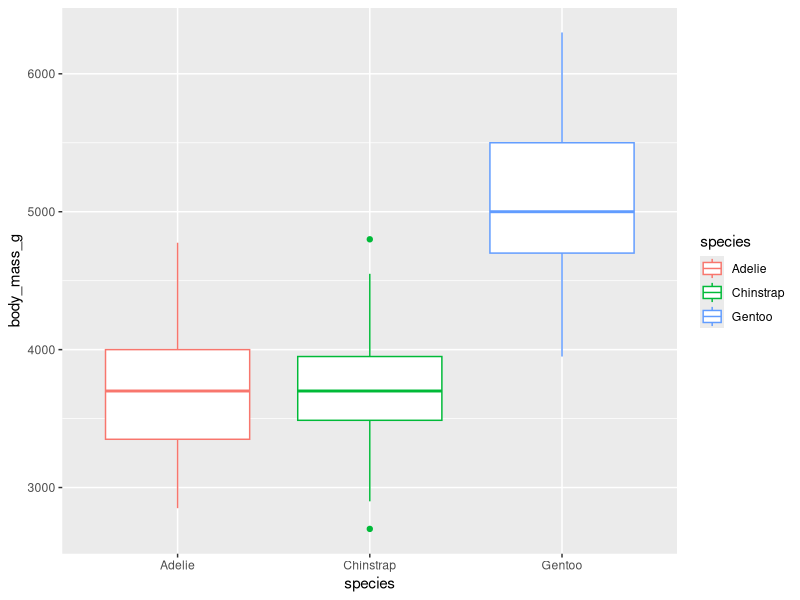
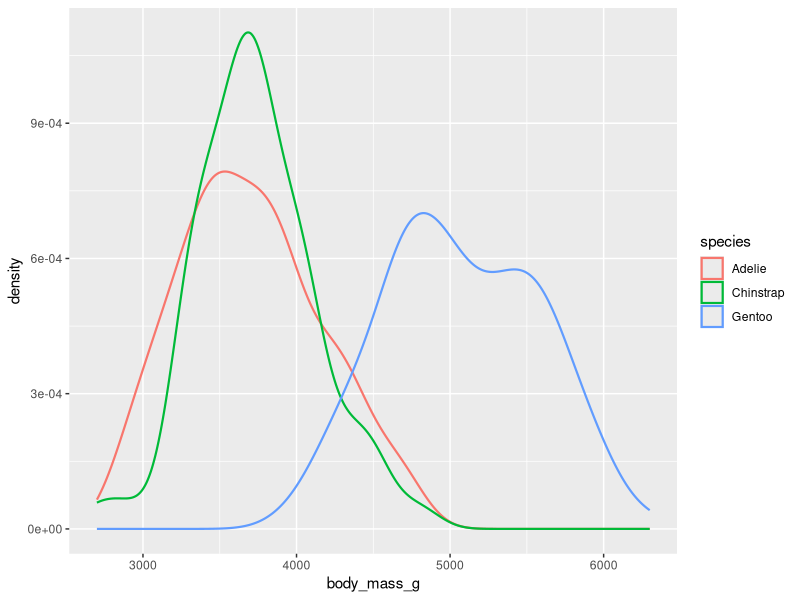
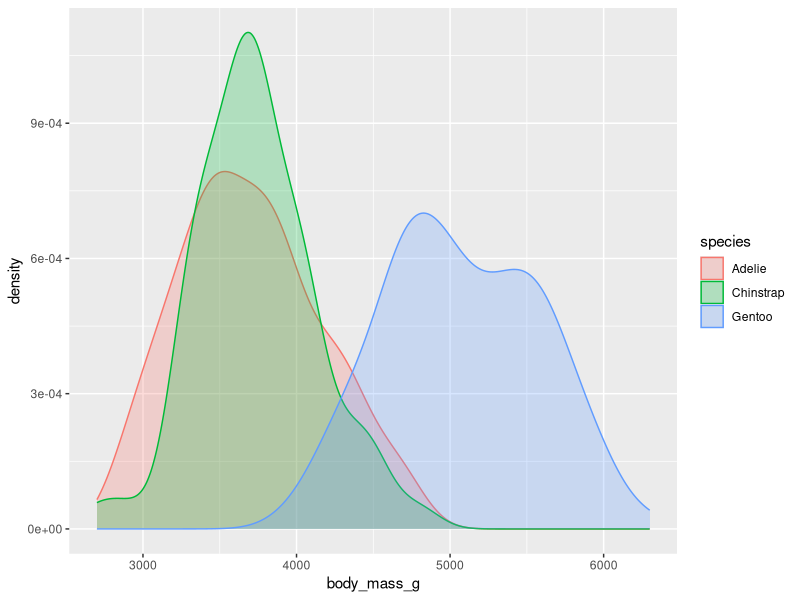
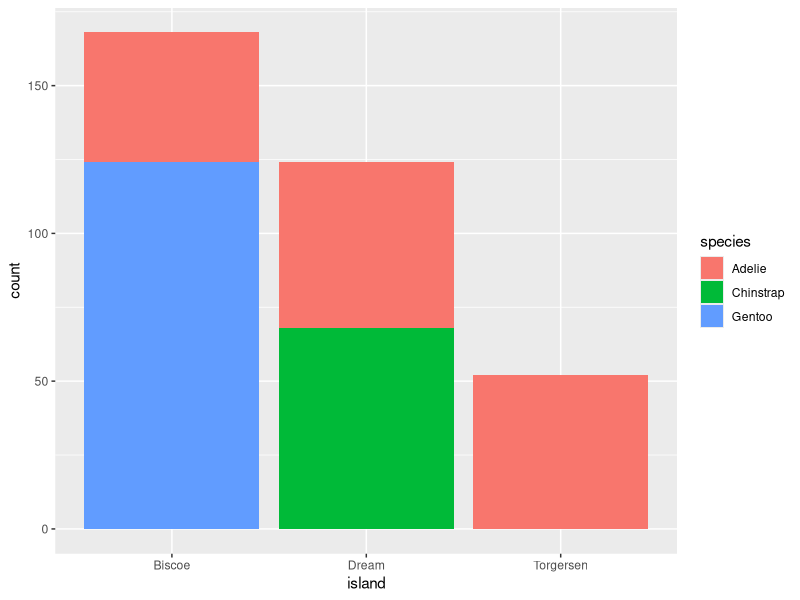
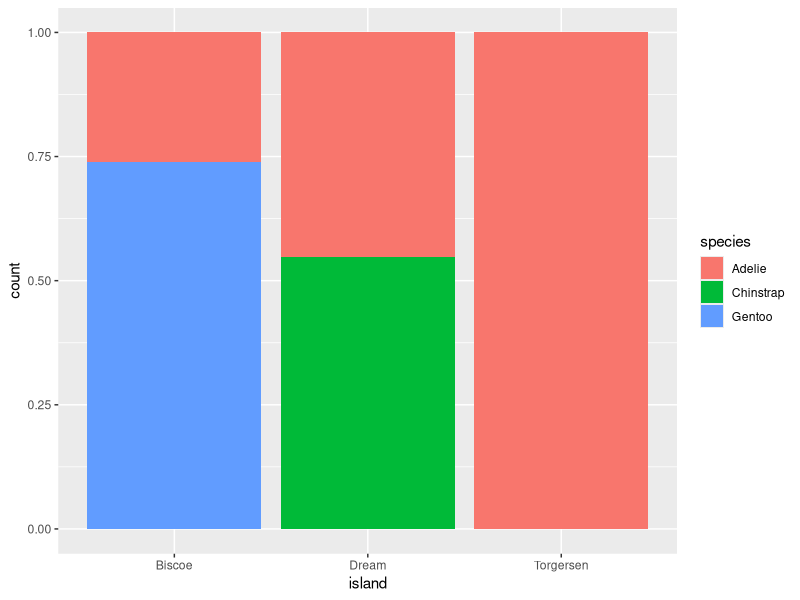
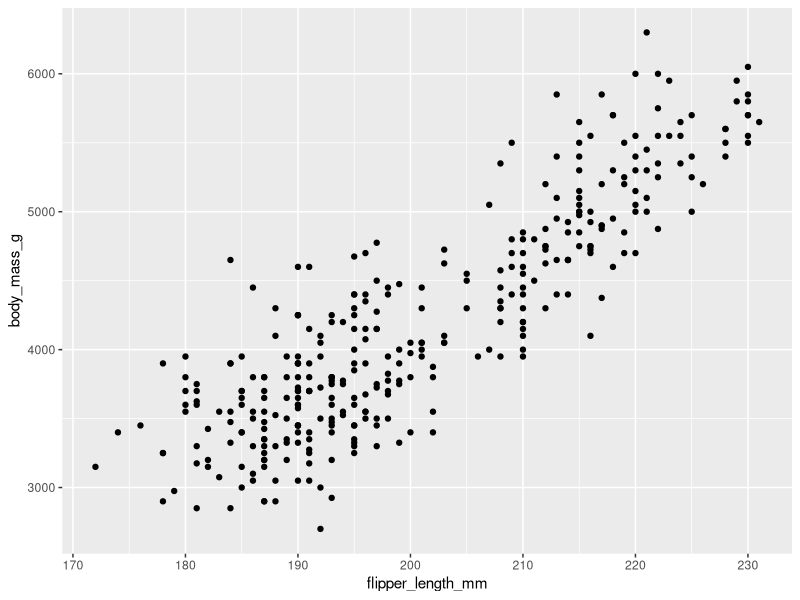
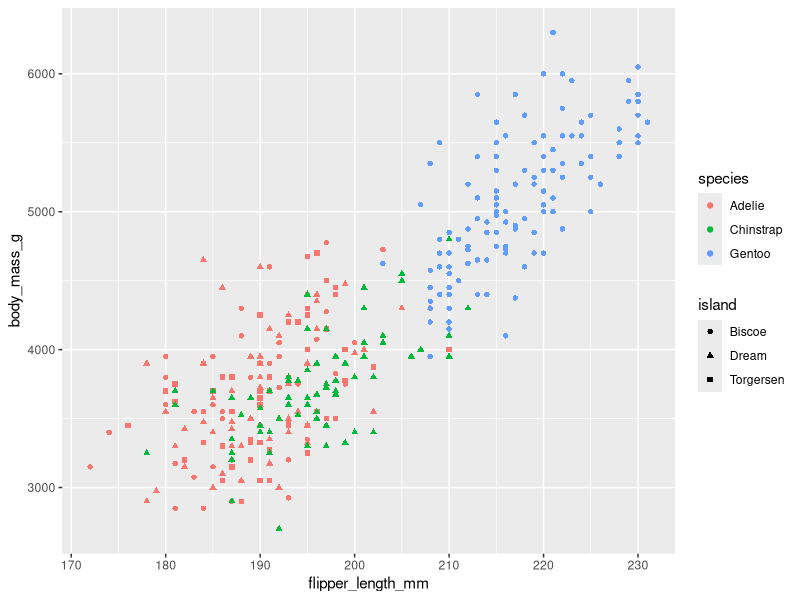
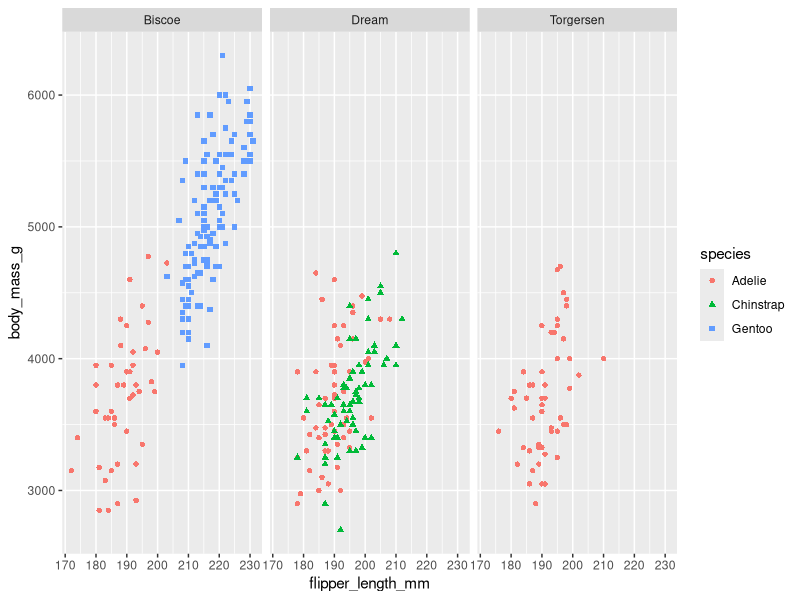

The R source for these figures, in order:
# start w/ 1.5 visualizing relationships 
# https://r4ds.hadley.nz/data-visualize#visualizing-relationships

#Install packages
install.packages("tidyverse")
install.packages("palmerpenguins")
install.packages("ggthemes")
install.packages("ggplot2")

#Load packages
library(tidyverse)
library(palmerpenguins)
library(ggthemes)
library(ggplot2)

#Preview dataset penguins 
penguins

str(penguins)

# boxplot displaying masses of each species side-by-side

ggplot(penguins, aes(x = species, y = body_mass_g, color=species)) +
  geom_boxplot()

#try the same thing but with density 

ggplot(penguins, aes(x = body_mass_g, color=species)) +
  geom_density(linewidth =0.75)


# in this exapmle, the alpha argument colors the fill  and makes the color transparent on a scale
# between 0 (completely transparent) and 1 (completely opaque)

ggplot(penguins, aes(x = body_mass_g, color = species, fill = species)) +
  geom_density(alpha = 0.25)

# terminology 

# We ***map*** variables to aesthetics if we want the visual attribute represented by 
# that aesthetic to vary based on the values of that variable

# Otherwise, we ***set*** the value of an aesthetic.

# plot of frequencies 

ggplot(penguins, aes(x = island, fill = species)) +
  geom_bar()

ggplot(penguins, aes(x = island, fill = species)) +
  geom_bar(position = "fill")

# scatterplot still most common visualization for relationship between two numerical variables

ggplot(penguins, aes(x = flipper_length_mm, y = body_mass_g)) +
  geom_point()

# we can incorporate more variables into a plot by mapping them to additional aesthetics.
# in the following scatterplot the colors of points represent species and the shapes of points represent islands.

ggplot(penguins, aes(x = flipper_length_mm, y = body_mass_g)) +
  geom_point(aes(color = species, shape = island))

# However adding too many aesthetic mappings to a plot makes it cluttered and 
# difficult to make sense of

# consider faceting, eg

# The first argument of facet_wrap() is a formula3, which you create with ~ 
# followed by a variable name. The variable that you pass to facet_wrap() should 
# be categorical.

ggplot(penguins, aes(x = flipper_length_mm, y = body_mass_g)) +
  geom_point(aes(color = species, shape = species)) +
  facet_wrap(~island)

# exercises 1.5.5

# 1.  how many variables categorical vs. numeric
?mpg
mpg
head(mpg)
# 7 are categorical(?)

#2. Make a scatterplot of hwy vs. displ using the mpg data frame. Next, map a third, 
# numerical variable to color, then size, then both color and size, then shape. 
# How do these aesthetics behave differently for categorical vs. numerical variables?

ggplot(mpg, aes(x = hwy, y = displ)) + 
  geom_point()


ggplot(mpg, aes(x = hwy, y = displ)) + 
  geom_point(aes(shape=model, color=model))

#3. In the scatterplot of hwy vs. displ, what happens if you map a third variable to linewidth

ggplot(mpg, aes(x = hwy, y = displ, linewidth = cyl)) + 
  geom_point() 

#4 see 2 above (mapping same variable to different aesthetics)

#5 Make a scatterplot of bill_depth_mm vs. bill_length_mm and color the points by species. 
# What does adding coloring by species reveal about the relationship between these two variables? 
# What about faceting by species?
str(penguins)

ggplot(penguins, aes(x=bill_depth_mm, y=bill_length_mm)) + 
  geom_point(aes(color=species)) + 
  facet_wrap(~species)

# 6 Why does the following yield two separate legends? How would you fix it to 
# combine the two legends?

# (answ: fix capitalization)

ggplot(
  data = penguins,
  mapping = aes(
    x = bill_length_mm, y = bill_depth_mm, 
    color = species, shape = species
  )
) +
  geom_point() +
  labs(color = "species")
 
# Create the two following stacked bar plots. Which question can you answer with 
# the first one? Which question can you answer with the second one?

ggplot(penguins, aes(x = island, fill = species)) +
  geom_bar(position = "fill") #percentageof species by island 

ggplot(penguins, aes(x = species, fill = island)) +
  geom_bar(position = "fill") #which island each species lives on 

# ggsave() saves a plot in a specified path. important for reproducible code 

# ggsave() exercises

# 1. ggplot(mpg, aes(x = class)) +
ggplot(mpg, aes(x = class)) +
  geom_bar()

ggplot(mpg, aes(x = cty, y = hwy)) +
  geom_point()

ggsave("mpg-plot.pdf")

?ggsave
